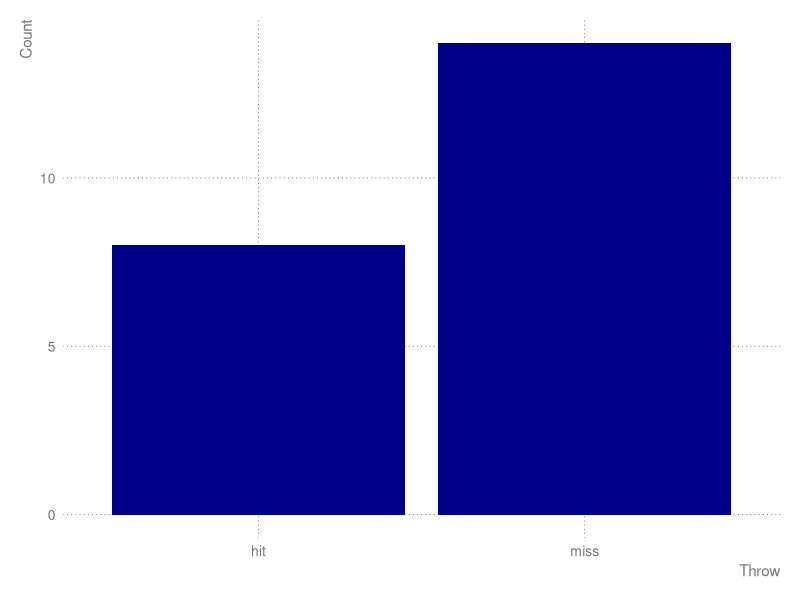

Write the R code that produced this figure.
## ---- chunk 1
knitr::opts_chunk$set(echo = TRUE)
knitr::opts_chunk$set(dev = 'svg')
library(ggplot2)
# edited from
# https://github.com/traffordDataLab/assets/blob/master/theme/ggplot2/theme_lab.R
theme_ej <- function () { 
  theme_grey(base_size = 11.5, base_family = "sans") %+replace% 
    theme(
      # add padding to the plot
      plot.margin = unit(rep(0.5, 4), "cm"),
      # remove the plot background and border
      plot.background = element_blank(),
      panel.background = element_blank(),
      panel.border = element_blank(),
      # make the legend and strip background transparent
      legend.background = element_rect(fill = "transparent", colour = NA),
      legend.key = element_rect(fill = "transparent", colour = NA),
      strip.background = element_rect(fill = "transparent", colour = NA),
      # add light, dotted major grid lines only
      panel.grid.major = element_line(linetype = "dotted", colour = "#757575", size = 0.3),
      panel.grid.minor = element_blank(),
      # remove the axis tick marks and hide axis lines
      axis.ticks = element_blank(),
      axis.line = element_line(color = "#FFFFFF", size = 0.3),
      # modify the bottom margins of the title and subtitle
      plot.title = element_text(size = 18, colour = "#757575", hjust = 0, margin = margin(b = 4)),
      plot.subtitle = element_text(size = 12, colour = "#757575", hjust = 0, margin = margin(b = 10)),
      # add padding to the caption
      plot.caption = element_text(size = 10, colour = "#212121", hjust = 1, margin = margin(t = 15)),
      axis.title = element_text(size = 11, colour = "#757575", face = "plain", hjust = 1),
      axis.text = element_text(size = 10, colour = "#757575", face = "plain"),
      legend.title = element_text(size = 12, colour = "#757575"),
      legend.text = element_text(size = 10, colour = "#757575"),
      strip.text = element_text( size = 12, colour = "#757575", face = "plain")
    )
}
## ---- chunk 2
b <- c("miss","miss","miss","hit","miss","hit","miss", "miss",
       "hit","hit","miss","miss","miss","miss", "miss","miss",
       "miss","hit","hit","hit","miss","hit")
## ---- chunk 3
ggplot(data.frame(basket = b), aes(x = basket)) + 
  geom_bar(fill = "#00008B") + 
  labs(x = "Throw", y = "Count") +
  theme_ej()
## ---- chunk 4
transMat <- function(x, prob = TRUE) {
  X <- t(as.matrix(x))
  tt <- table( c(X[,-ncol(X)]), c(X[,-1]) )
  if(prob) tt <- tt / rowSums(tt)
  tt
}

m <- transMat(b)
print(m, digits = 2)

